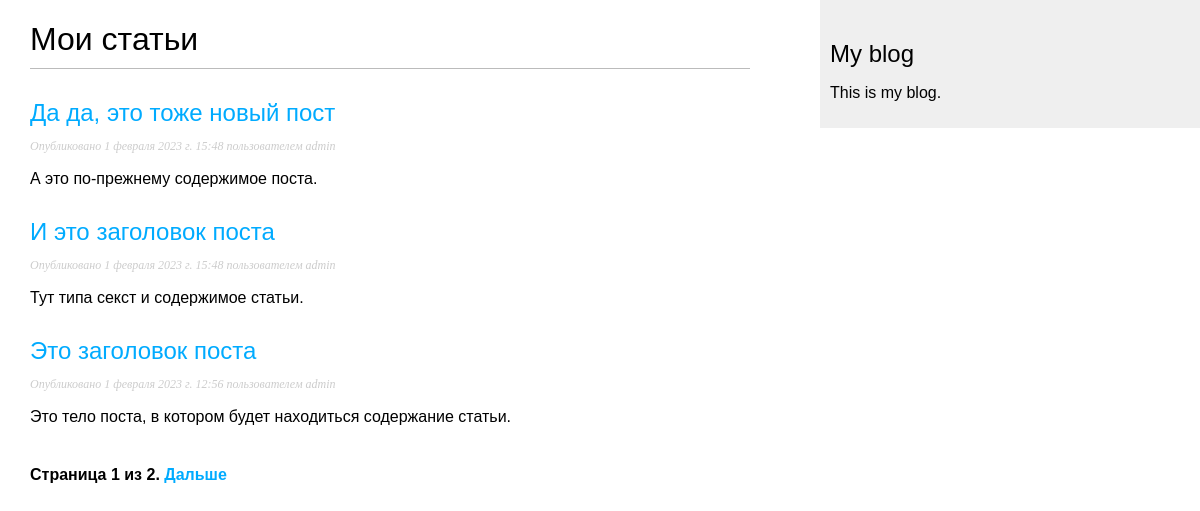
Page /blog/ on the earlier database version.
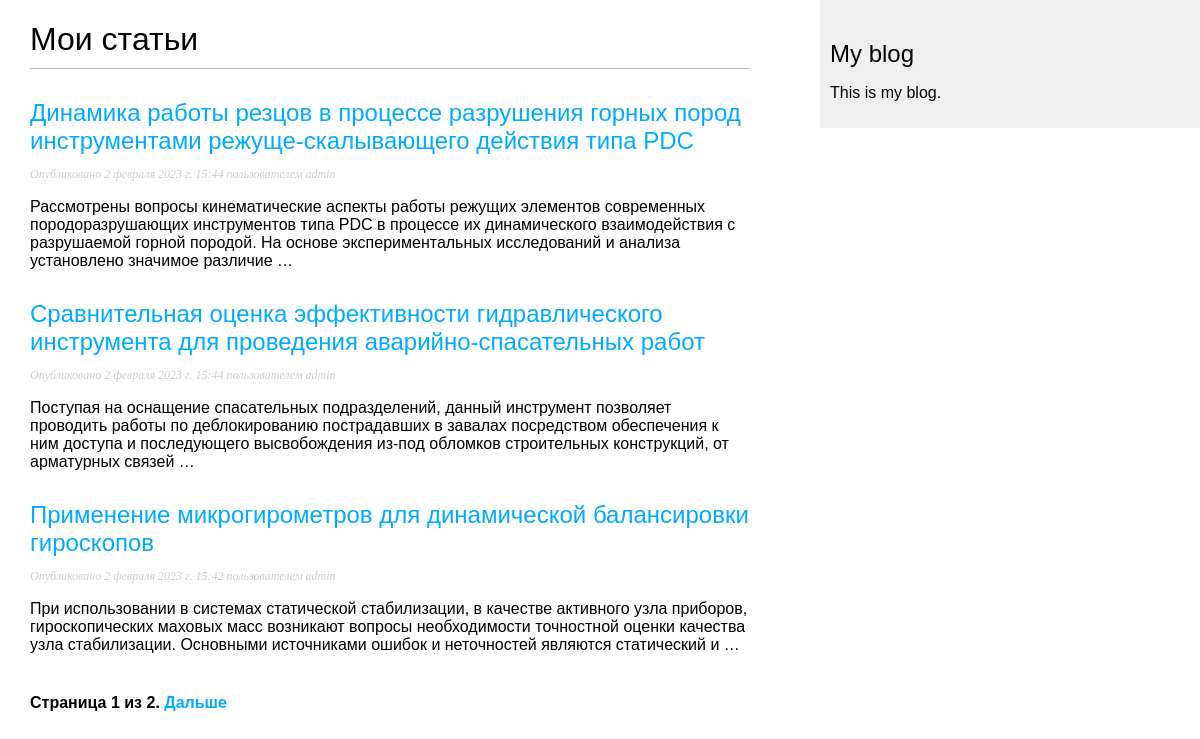
Same page on the later database version.
### blog/models.py (models this page shows, shortened)
class Post(models.Model):
    STATUS_CHOICES = (
        ('draft', 'Отложено'),
        ('published', 'Опубликовано'),
    )
    title = models.CharField(max_length=250)  # Поле заголовка статьи. Тип VARCHAR в базе данных
    slug = models.SlugField(max_length=250, unique_for_date='publish')  # Поле для формирования URL'ов
    author = models.ForeignKey(User, on_delete=models.CASCADE,
                               related_name='blog_posts')  # Внешний ключ, определяющий отношение "один ко многим"
    body = models.TextField()  # Основное содержание статьи, которое будет сохранено в столбце TEXT в SQL базе данных
    publish = models.DateTimeField(
        default=timezone.now)  # Поле даты, сохраняющее дату публикации статьи. Функция 'now' - по умолчанию, и возвращает текущие дату и время
    created = models.DateTimeField(
        auto_now_add=True)  # Это поле даты указывает, когда статья была создана. Параметр 'auto_now_add' - автосохранение при создании объекта
    update = models.DateTimeField(
        auto_now=True)  # Дата и время, указывающие на период, когда статья была отредактирована. Параметр 'auto_now' - указание даты на момент сохранения.
    status = models.CharField(max_length=10, choices=STATUS_CHOICES,
                              default='draft')  # Поле отображения статуса статьи. Параметр CHOICES ограничивает возможные значения из указанного списка.
    objects = models.Manager()  # Менеджер по умолчанию
    published = PublishedManager()  # Новый менеджер
    class Meta:
        ordering = (
            '-publish',)  # Указали Django, порядок сортировки статей по умолчанию — по убыванию (префикс "-") даты публикации поля 'publish'.
    def get_absolute_url(self):
        return reverse('blog:post_detail',
                       args=[self.publish.year,
                             self.publish.month,
                             self.publish.day,
                             self.slug])

### blog/views.py (the view)
# urls.py: path('', views.post_list, name='post_list'),
def post_list(request):
    objects_list = Post.published.all()
    paginator = Paginator(objects_list, 3)  # Отображение по три поста на странице
    page = request.GET.get('page')
    try:
        posts = paginator.page(page)
    except PageNotAnInteger:
        posts = paginator.page(1)  # Если страница не является целым числом — возвращаем первую страницу
    except EmptyPage:
        posts = paginator.page(
            paginator.num_pages)  # Если номер страницы больше общего количества страниц — возвращаем последнюю
    return render(request, 'post/list.html', {'page': page, 'posts': posts})

### blog/models.py (called while the page is built)
    def get_queryset(self):
        return super().get_queryset().filter(status='published')

### blog/templates/post/list.html (shortened to what this page needs)
{% extends "blog/base.html" %}
{% block content %}
<h1>Мои статьи</h1>
{% for post in posts %}
<h2>
    <a href="{{ post.get_absolute_url }}">{{ post.title }}</a>
</h2>
<p class="date">Опубликовано {{ post.publish }} пользователем {{ post.author }}</p>
{{ post.body|truncatewords:30|linebreaks }}
{% endfor %}
{% include "pagination.html" with page=posts %}
{% endblock %}

### blog/templates/blog/base.html (shortened to what this page needs)
{% load static %}
<!DOCTYPE html>
<html lang="en">
<head>
    <link href="{% static "/css/blog.css" %}" rel="stylesheet">
</head>
<body>
    <div id="content">
        {% block content %}
        {% endblock %}
    </div>
    <div id="sidebar">
        <h2>My blog</h2>
        <p>This is my blog.</p>
    </div>
</body>
</html>

### blog/templates/pagination.html (shortened to what this page needs)
<div class="pagination">
  <span class="step-links">
    <span class="current">
      Страница {{ page.number }} из {{ page.paginator.num_pages }}.
    </span>
    {% if page.has_next %}
      <a href="?page={{ page.next_page_number }}">Дальше</a>
    {% endif %}
  </span>
</div>

### blog/static/css/blog.css (style rules this page uses)
body { margin:0; padding:0; font-family:helvetica, sans-serif; }
a { color:#00abff; text-decoration:none; }
h1 { font-weight:normal; border-bottom:1px solid #bbb; padding:0 0 10px 0; }
h2 { font-weight:normal; margin:30px 0 0; }
#content { float:left; width:60%; padding:0 0 0 30px; }
#sidebar { float:right; width:30%; padding:10px; background:#efefef; height:100%; }
p.date { color:#ccc; font-family: georgia, serif; font-size: 12px; font-style: italic; }
.pagination { margin:40px 0; font-weight:bold; }

Differences in the rows shown:
removed Post: title "Да да, это тоже новый пост", publish "1 февраля 2023 г. 15:48", author "admin", body "А это по-прежнему содержимое поста."
removed Post: title "И это заголовок поста", publish "1 февраля 2023 г. 15:48", author "admin", body "Тут типа секст и содержимое статьи."
removed Post: title "Это заголовок поста", publish "1 февраля 2023 г. 12:56", author "admin", body "Это тело поста, в котором будет находиться содержание статьи."
added Post: title "Динамика работы резцов в процессе разрушения горных пород инструментами режуще-скалывающего действия типа PDC", publish "2 февраля 2023 г. 15:44", author "admin", body "Рассмотрены вопросы кинематические аспекты работы режущих элементов современных породоразрушающих инструментов типа PDC в процессе их динамического взаимодействия с разрушаемой горной породой. На основе экспериментальных исследований и анализа установлено значимое различие …"
added Post: title "Сравнительная оценка эффективности гидравлического инструмента для проведения аварийно-спасательных работ", publish "2 февраля 2023 г. 15:44", author "admin", body "Поступая на оснащение спасательных подразделений, данный инструмент позволяет проводить работы по деблокированию пострадавших в завалах посредством обеспечения к ним доступа и последующего высвобождения из-под обломков строительных конструкций, от арматурных связей …"
added Post: title "Применение микрогирометров для динамической балансировки гироскопов", publish "2 февраля 2023 г. 15:42", author "admin", body "При использовании в системах статической стабилизации, в качестве активного узла приборов, гироскопических маховых масс возникают вопросы необходимости точностной оценки качества узла стабилизации. Основными источниками ошибок и неточностей являются статический и …"
